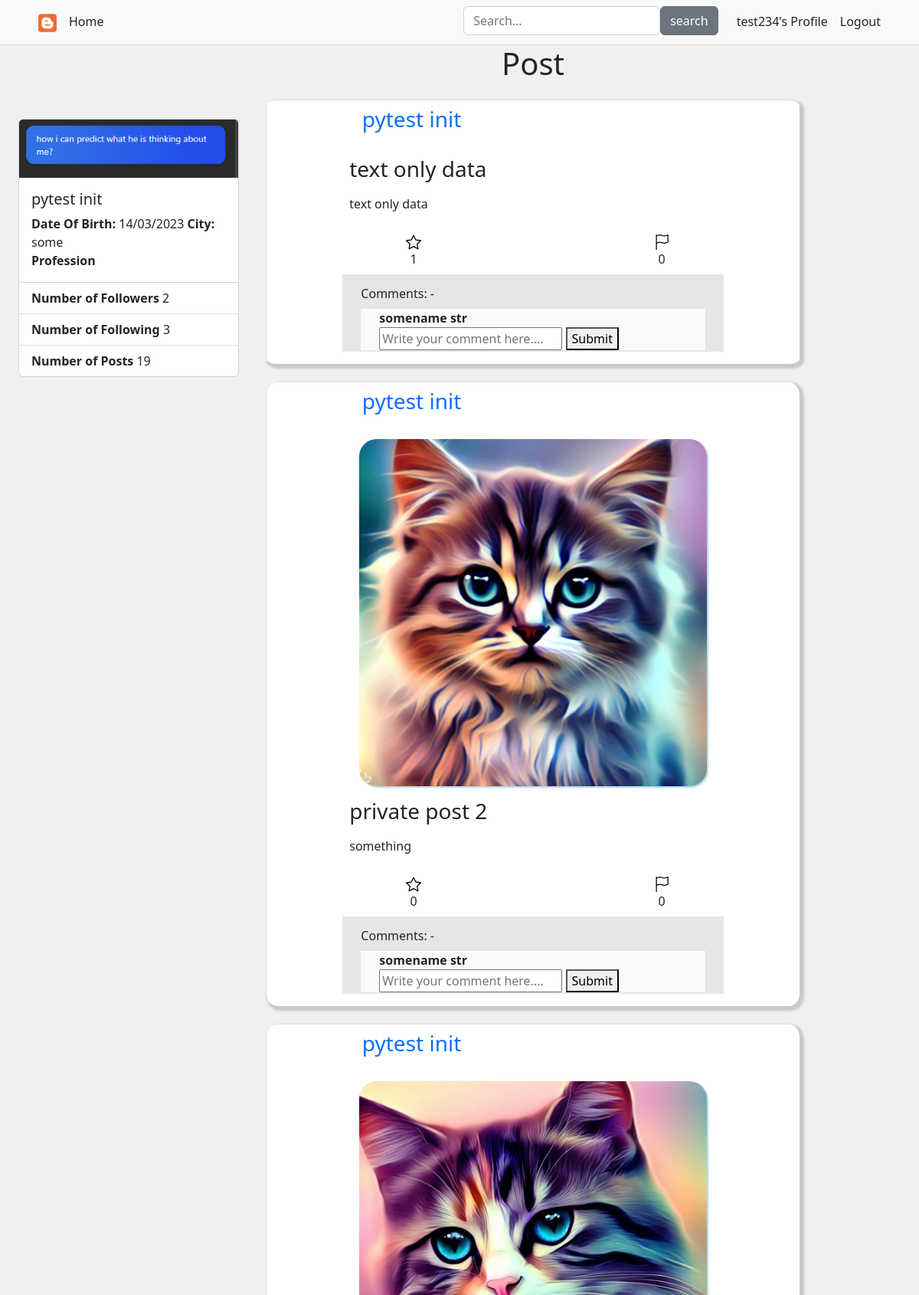
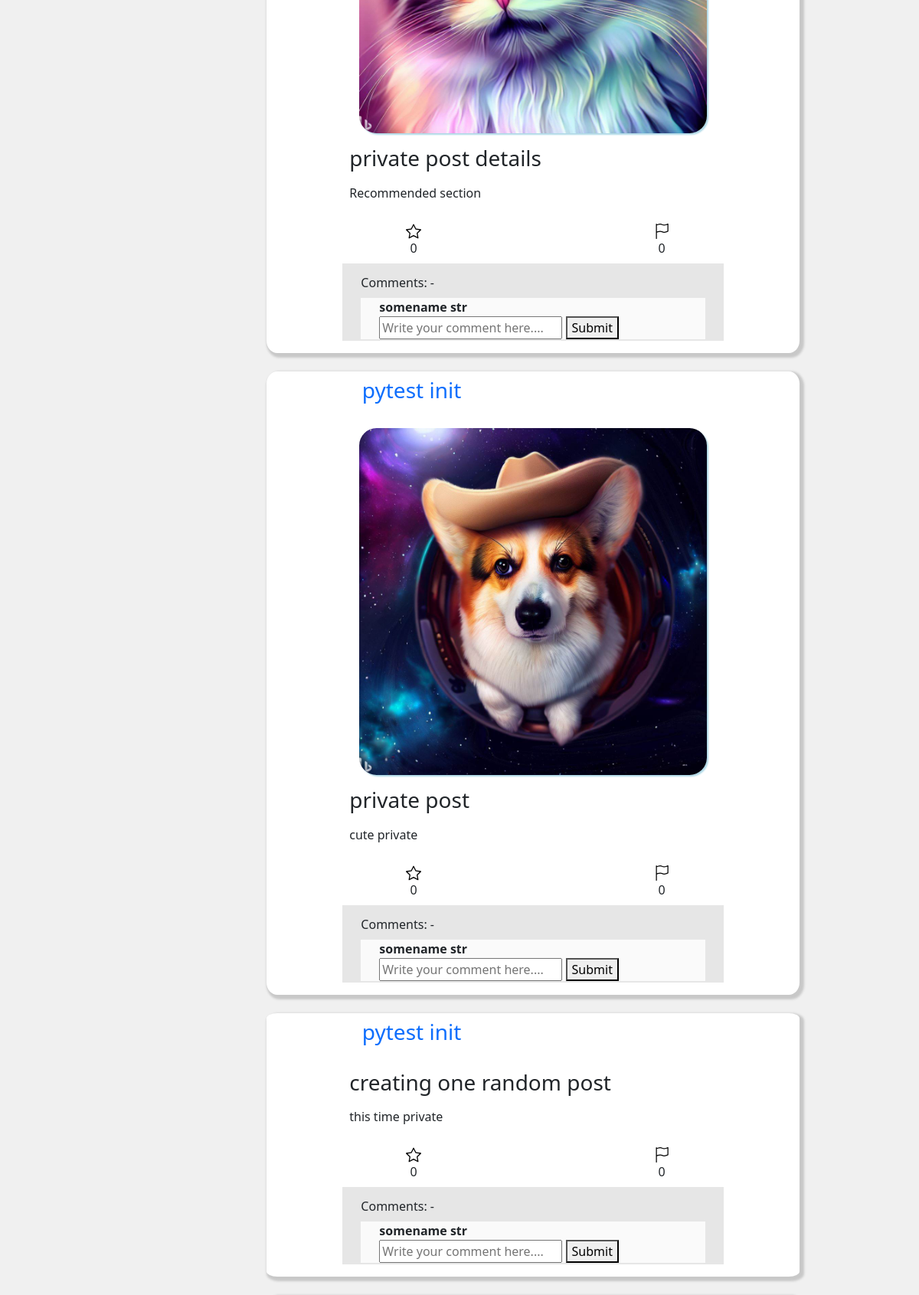
/user/profile/test234/py4@py.in (upper part), run on the app's committed database (2 pictures, top to bottom).
### model/model.py (models this page shows)
class UserDetails(db.Model):
	__tablename__ = "user_details"
	user_id = db.Column(db.String,  db.ForeignKey('user_id_password.user_id'), nullable= False, primary_key = True)
	fname = db.Column(db.String, nullable= False)
	lname = db.Column(db.String, nullable = False, default= NOT_AVAILABLE)
	dob = db.Column(db.DateTime, nullable = False)
	profile_photo = db.Column(db.String, nullable = False, default= DEFAULT_PROFILE_ADDRESS)
	city = db.Column(db.String, nullable = False)
	profession = db.Column(db.String, nullable = False, default= NOT_AVAILABLE)
	member_type = db.Column(db.String, nullable= False, default = USER) # need to add attional constains on this
	user_registeration_time = db.Column(db.DateTime, nullable= False, default= getCurDateTime())

class PostContent(db.Model):
	__tablename__ = "post_content"
	post_id = db.Column(db.String, db.ForeignKey('post_id.post_id'), nullable= False, primary_key= True)
	title = db.Column(db.String, nullable= False)
	caption = db.Column(db.String(1000), nullable= False, default= NOT_AVAILABLE)
	timestamp = db.Column(db.DateTime, nullable = False, default=getCurDateTime())
	image_url = db.Column(db.String, default=NOT_AVAILABLE) # This will store location of file in resource folder

### app.py (the view)
@app.route('/user/profile/<string:user_id>/<string:view_id>', methods=['GET'])
def view_user_profile(user_id:str, view_id:str):
	u_d = c_get_user_details(view_id)
	posts = c_get_user_post(view_id)
	posts = c_update_user_like_dislike_flags(user_id, posts)
	user = create_user_container(user_id)
	return render_template('view_user_profile.html', user_id= user_id, profile = u_d, posts = posts, view_id = view_id, user= user)

### controller/post_controller.py (called while the page is built)
def c_get_user_post(user_id:str)->list:
	posts = p_m_m.get_user_post(user_id)
	r_p = []
	for p in posts:
		obj =create_post_container_obj(p.user_id, p.post_id)
		if obj:
			r_p.append(obj)
	r_p.sort(reverse=True)
	return r_p

def c_update_user_like_dislike_flags(user_id:str, posts:list) -> list:
	for p in posts:
		p.is_already_liked = p_m_m.is_user_already_liked(user_id, p.post_id)
		p.is_already_flagged = p_m_m.is_user_already_flaged(user_id, p.post_id)
		p.is_already_bookmarked = p_m_m.is_user_already_bookmarked(user_id, p.post_id)
	return posts

def create_post_container_obj(user_id, post_id, is_detailed_required = True) -> UserFeedPostContainer:
	obj = None
	if len(post_id) > 4:
		try:
			obj = UserFeedPostContainer(post_id, is_detailed_required)
		except Exception as e:
			debug_print('Unable to create post object for ' + str(post_id))
			print(e)
		else:
			obj.is_already_flagged = p_m_m.is_user_already_flaged(user_id, post_id)
			obj.is_already_liked = p_m_m.is_user_already_liked(user_id, post_id)
			obj.is_already_bookmarked = p_m_m.is_user_already_bookmarked(user_id, post_id)
	return obj

	def get_post_comment_container(self, post_comment_id):
		comments = p_m_m.get_comments_from_post_id(post_comment_id)
		l_container = []
		for c in comments:
			try:
				con = PostCommentContainer(c.comment_id)
				l_container.append(con)
			except Exception as e:
				pass
		return l_container

	def get_post_like_container(self, post_id:str)->list:
		l_likes = p_m_m.get_like_user_list(post_id)
		if not l_likes:
			return
		like_container = []
		for l in l_likes:
			like_container.append(PostLikeContainer(l))
		return like_container

	def __lt__(self, a):
		return True if self.time_stamp_dt < a.time_stamp_dt else False

### controller/user_controller.py (called while the page is built)
def create_user_container(user_id:str)->UserContainer:
	obj = UserContainer(user_id)
	return obj

def c_get_user_details(user_id:str):
	usr_d = create_user_container(user_id)
	printDebug(str(usr_d))
	return usr_d

def printDebug(stat:str)->None:
	print("Controller: ", stat)

def get_user_name(user_id:str)->str:
	u_d = user_manager.get_user_details(user_id)
	return str(u_d.fname) + ' ' +str(u_d.lname)

	def __str__(self):
		s = self.user_id + ' ' + self.name + ' ' + self.dob + ' ' + self.city + ' ' + self.profession
		return s

### model/post_model_controller.py (called while the page is built)
    def get_comments_from_post_id(self, post_comment_id:str)->list:
        comments = PostCommentTable.query.filter_by(post_comment_id = post_comment_id).all()
        return (comments)

### templates/view_user_profile.html (shortened to what this page needs)
<!DOCTYPE html>
<html lang="en">
<head>
	<link href="{{url_for('static', filename='css/bootstrap.min.css')}}" rel="stylesheet">
	<link href="{{url_for('static', filename='user_home.css')}}" rel="stylesheet">
</head>
<body>
	{% extends 'flesh_temp.html' %}
	{% block body %}
	<div>
		<nav class="py-2 bg-light border-bottom">
			<div class="container d-flex flex-wrap">
			  <ul class="nav me-auto">
				<li class="nav-item"><a href="{{url_for('user_home_page', user_id= user_id)}}" class="nav-link link-dark px-2 active" aria-current="page"><img src="{{url_for('static', filename='img/blog_lite_logo.png')}}" style="width: 2vw; height: 3vh;"/></a></li>
				<li class="nav-item"><a href="{{url_for('user_home_page', user_id= user_id)}}" class="nav-link link-dark px-2 active" aria-current="page">Home</a></li>
			  </ul>
			  <form class="col-12 col-lg-auto mb-3 mb-lg-0 me-lg-3" role="search" method="get" action="{{url_for('search', user_id=user_id)}}">
				<ul class="nav">
				<li><input type="search" class="form-control" placeholder="Search..." aria-label="Search" name="search"></li>
				<li><button class="btn btn-secondary nav-item" action="submit">search</button></li>
				</ul>
			  </form>
			  <ul class="nav">
				<li class="nav-item"><a href="{{url_for('user_profile', user_id= user_id)}}" class="nav-link link-dark px-2">{{user_id}}'s Profile</a></li>
				<li class="nav-item"><a href="{{url_for('signout', user_id = user_id)}}" class="nav-link link-dark px-2">Logout</a></li>
			  </ul>
			</div>
		  </nav>
	</div>
	<div class="container main_body_container">
		<div class="container-fluid profile_container">
			<div class="card" style="width: 18rem;">
				<img class="card-img-top" src="{{url_for('static', filename=profile.profile_photo)}}" alt="Card image cap">
				<div class="card-body">
					<h5 class="card-title">{{profile.name}}</h5>
					<p class="card-text"><strong>Date Of Birth:</strong> {{profile.dob}}  <strong>City:</strong> {{profile.city}}  <br>
						{{ (('<strong> Profession  </strong>' + ' '  + profile.profession ) if profile.profession != 'NOT_AVAILABLE' else '  ') | safe}}
					</p>
				</div>
				<ul class="list-group list-group-flush">
				<li class="list-group-item"><strong>Number of Followers</strong> {{profile.num_flwr}}</li>
				<li class="list-group-item"><strong>Number of Following</strong> {{profile.num_flwing}}</li>
				<li class="list-group-item"><strong>Number of Posts</strong> {{profile.num_post}}</li>
				</ul>
			</div>
		</div>
			<div class="container bolgs_main">
				<div class="container blog_container">
					<h1>Post</h1>
					{% for post in posts %}
					<div class="container image_post">
						<div class="container post_user_id">
							<a href="{{url_for('view_user_profile', user_id=user_id, view_id= post.user_id)}}" id="post_user_id"><h3>{{post.user_name}}</h3></a>
						</div>
						{% if post.image_url != 'NOT_AVAILABLE' %}
							<div class="container main_image">
								<img class="post_image" src="{{url_for('static', filename=('resources/img/' + post.image_url)  )}}" alt="main_image" id="post_img">
							</div>
						{% endif %}
						<div class="container">
							<h3 id="title">{{post.title}}</h3>
							<p id="post_description">{{post.caption | safe}}</p>
						</div>
						<div class="container like_flag_container">
							<div class="container">
								<div class="container" id="{{post.post_id}}_like"
								style="display: {{'none' if post.is_already_liked else 'block' }};">
									<a href="#" onclick="add_like(user_id= '{{user_id}}', post_id= '{{post.post_id}}'); return false" value = "Something" ><img src="{{url_for('static', filename='icons/star.svg')}}" alt="like" id="like" class="interaction_marker"></a>
								</div>
								<span id="{{post.post_id}}_like_count">{{post.likes}}</span>
							</div>
							<div class="container">
								<div class="contianer" id="{{post.post_id}}_flag" style="display: {{'none' if post.is_already_flagged else 'block'}};">
									<a href= "#" onclick="add_flag(user_id= '{{user_id}}', post_id= '{{post.post_id}}'); return false" ><img src="{{url_for('static', filename='icons/flag.svg')}}" alt="flag" id="flag" class="interaction_marker"></a>
								</div>
								<span id="{{post.post_id}}_flag_count">{{post.flags}}</span>
							</div>
						</div>
						<div class="container post_comment_box">
							<div class="container header_title">
								<h6 id="minor_heading">Comments: -</h6>
							</div>
							<div class="container comment_content">
								<div class="container single_comment">
									<div class="container">
										<strong>{{user.name}}</strong>
									</div>
									<div class="container">
										<form method="post" action="{{url_for('add_post_comment', user_id=user_id, post_id= post.post_id)}}" >
											<input type="text" placeholder="Write your comment here...." name="content" required>
											<button type="submit">Submit</button>
										</form>
									</div>
								</div>
							</div>
						</div>
					</div>
				{% endfor %}
				</div>
			</div>
	</div>
	{% endblock %}

### static/user_home.css (style rules this page uses)
body { background: rgb(240,240,240); }
.blog_container { place-items: center; text-align: center; }
.image_post { border-radius: 2%; box-shadow: 3px 3px 3px 3px rgb(200,200,200); background: white; display:flex; flex-direction: column; margin: 3vh; }
#post_img { width: 70%; margin-top: 2vh ; border-radius: 5%; box-shadow: 2px 2px 2px lightblue; }
#title { text-align: left; margin-left:13%; margin-top: 2vh; margin-bottom: 2vh; }
.post_comment_box { background: rgb(230, 230, 230); margin-bottom: 2vh; margin-left: 13%; margin-right: 13%; width: 70%; text-align: left; overflow: auto; min-height: 100px; max-height: 200px; width: auto; }
.header_title { margin-top: 2vh; }
.comment_content { display: flex; flex-direction: column; }
.single_comment { display: flex; flex-direction: column; text-align: left; background: rgb(250,250,250); margin-top: 2px; margin-bottom: 2px; }
.like_flag_container { display: grid; grid-template-columns: auto auto; margin-top:1vh; margin-bottom: 1vh; }
.interaction_marker { height: 20px; width: 20px; }
#post_description { text-align: left; margin-left: 13%; }
#post_user_id { text-decoration: none; }
.post_user_id { text-align: left; margin-left: 15%; margin-top: 1vh; margin-bottom: 1vh;; }
.main_body_container { display: flex; flex-direction: row; }

### templates/view_user_profile.html (style rules this page uses)
#post_description { text-align: left; margin-left: 13%; }
#post_user_id { text-decoration: none; }
.post_user_id { text-align: left; margin-left: 15%; margin-top: 1vh; margin-bottom: 1vh;; }
.main_body_container { display: flex; flex-direction: row; margin: 0px; width: 30vw; }
.profile_container { flex-grow: 1; margin-top: 12vh; }
.bolgs_main { flex-grow: 7; }
.blog_container { width: 60vw; }

### data on the page
UserDetails: profile_photo (picture), city "some"
PostContent: title "text only data", caption "text only data"
PostContent: image_url (picture), title "private post 2", caption "something"
PostContent: image_url (picture), title "private post details", caption "Recommended section"
PostContent: image_url (picture), title "private post", caption "cute private"
PostContent: title "creating one random post", caption "this time private"

### other printed values
{{ user_id }} "test234"
{{ profile.name }} "pytest init"
{{ profile.dob }} "14/03/2023"
{{ profile.num_flwr }} "2"
{{ profile.num_flwing }} "3"
{{ profile.num_post }} "19"
{{ post.user_name }} "pytest init" "pytest init" "pytest init" "pytest init" "pytest init"
{{ post.likes }} "1" "0" "0" "0" "0"
{{ post.flags }} "0" "0" "0" "0" "0"
{{ user.name }} "somename str" "somename str" "somename str" "somename str" "somename str"
